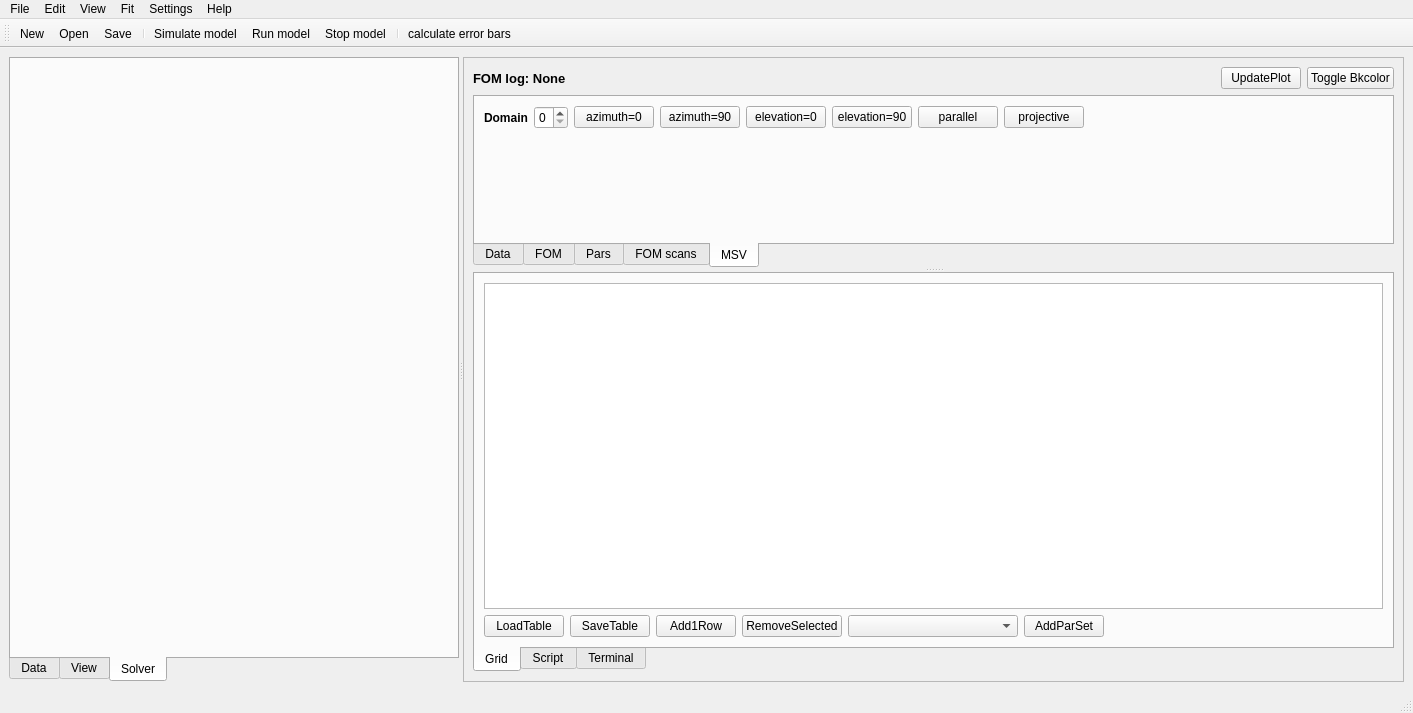
<?xml version="1.0" encoding="UTF-8"?>
<ui version="4.0">
 <class>MainWindow</class>
 <widget class="QMainWindow" name="MainWindow">
  <property name="geometry">
   <rect>
    <x>0</x>
    <y>0</y>
    <width>1413</width>
    <height>713</height>
   </rect>
  </property>
  <property name="windowTitle">
   <string>MainWindow</string>
  </property>
  <widget class="QWidget" name="centralwidget">
   <layout class="QHBoxLayout" name="horizontalLayout">
    <item>
     <widget class="QSplitter" name="splitter_2">
      <property name="orientation">
       <enum>Qt::Horizontal</enum>
      </property>
      <widget class="QTabWidget" name="tabWidget_data">
       <property name="sizePolicy">
        <sizepolicy hsizetype="Maximum" vsizetype="Expanding">
         <horstretch>0</horstretch>
         <verstretch>0</verstretch>
        </sizepolicy>
       </property>
       <property name="maximumSize">
        <size>
         <width>450</width>
         <height>16777215</height>
        </size>
       </property>
       <property name="styleSheet">
        <string notr="true"/>
       </property>
       <property name="tabPosition">
        <enum>QTabWidget::South</enum>
       </property>
       <property name="currentIndex">
        <number>2</number>
       </property>
       <widget class="QWidget" name="tab_5">
        <attribute name="title">
         <string>Data</string>
        </attribute>
        <layout class="QVBoxLayout" name="verticalLayout_2">
         <item>
          <layout class="QHBoxLayout" name="horizontalLayout_2">
           <property name="sizeConstraint">
            <enum>QLayout::SetMinimumSize</enum>
           </property>
           <item>
            <widget class="QPushButton" name="pushButton_load_data">
             <property name="text">
              <string>LoadData</string>
             </property>
            </widget>
           </item>
           <item>
            <spacer name="horizontalSpacer_6">
             <property name="orientation">
              <enum>Qt::Horizontal</enum>
             </property>
             <property name="sizeHint" stdset="0">
              <size>
               <width>40</width>
               <height>20</height>
              </size>
             </property>
            </spacer>
           </item>
           <item>
            <widget class="QPushButton" name="pushButton_append_data">
             <property name="text">
              <string>AppendData</string>
             </property>
            </widget>
           </item>
           <item>
            <spacer name="horizontalSpacer_7">
             <property name="orientation">
              <enum>Qt::Horizontal</enum>
             </property>
             <property name="sizeHint" stdset="0">
              <size>
               <width>40</width>
               <height>20</height>
              </size>
             </property>
            </spacer>
           </item>
           <item>
            <widget class="QPushButton" name="pushButton_delete_data">
             <property name="text">
              <string>DeleteData</string>
             </property>
            </widget>
           </item>
           <item>
            <spacer name="horizontalSpacer_8">
             <property name="orientation">
              <enum>Qt::Horizontal</enum>
             </property>
             <property name="sizeHint" stdset="0">
              <size>
               <width>40</width>
               <height>20</height>
              </size>
             </property>
            </spacer>
           </item>
           <item>
            <widget class="QPushButton" name="pushButton_save_data">
             <property name="text">
              <string>SaveData</string>
             </property>
            </widget>
           </item>
           <item>
            <spacer name="horizontalSpacer_4">
             <property name="orientation">
              <enum>Qt::Horizontal</enum>
             </property>
             <property name="sizeHint" stdset="0">
              <size>
               <width>40</width>
               <height>20</height>
              </size>
             </property>
            </spacer>
           </item>
          </layout>
         </item>
         <item>
          <widget class="QTableWidget" name="tableWidget_data">
           <property name="sizePolicy">
            <sizepolicy hsizetype="Maximum" vsizetype="Expanding">
             <horstretch>0</horstretch>
             <verstretch>0</verstretch>
            </sizepolicy>
           </property>
           <property name="maximumSize">
            <size>
             <width>420</width>
             <height>16777215</height>
            </size>
           </property>
          </widget>
         </item>
        </layout>
       </widget>
       <widget class="QWidget" name="tab_6">
        <attribute name="title">
         <string>View</string>
        </attribute>
        <layout class="QVBoxLayout" name="verticalLayout_3">
         <item>
          <layout class="QHBoxLayout" name="horizontalLayout_10">
           <item>
            <widget class="QLabel" name="label">
             <property name="sizePolicy">
              <sizepolicy hsizetype="Fixed" vsizetype="Preferred">
               <horstretch>0</horstretch>
               <verstretch>0</verstretch>
              </sizepolicy>
             </property>
             <property name="text">
              <string>Data set:</string>
             </property>
            </widget>
           </item>
           <item>
            <widget class="QComboBox" name="comboBox_dataset">
             <property name="sizePolicy">
              <sizepolicy hsizetype="Minimum" vsizetype="Fixed">
               <horstretch>0</horstretch>
               <verstretch>0</verstretch>
              </sizepolicy>
             </property>
             <property name="minimumSize">
              <size>
               <width>150</width>
               <height>0</height>
              </size>
             </property>
            </widget>
           </item>
           <item>
            <widget class="QPushButton" name="pushButton_update_mask">
             <property name="sizePolicy">
              <sizepolicy hsizetype="Fixed" vsizetype="Fixed">
               <horstretch>0</horstretch>
               <verstretch>0</verstretch>
              </sizepolicy>
             </property>
             <property name="text">
              <string>update_mask</string>
             </property>
            </widget>
           </item>
          </layout>
         </item>
         <item>
          <widget class="QTableWidget" name="tableWidget_data_view"/>
         </item>
        </layout>
       </widget>
       <widget class="QWidget" name="tab_10">
        <attribute name="title">
         <string>Solver</string>
        </attribute>
        <layout class="QVBoxLayout" name="verticalLayout_6">
         <item>
          <widget class="SolverParameters" name="widget_solver" native="true"/>
         </item>
        </layout>
       </widget>
      </widget>
      <widget class="QFrame" name="frame">
       <property name="frameShape">
        <enum>QFrame::StyledPanel</enum>
       </property>
       <property name="frameShadow">
        <enum>QFrame::Raised</enum>
       </property>
       <layout class="QVBoxLayout" name="verticalLayout">
        <item>
         <layout class="QHBoxLayout" name="horizontalLayout_3">
          <item>
           <widget class="QLabel" name="label_2">
            <property name="font">
             <font>
              <pointsize>10</pointsize>
              <weight>75</weight>
              <bold>true</bold>
             </font>
            </property>
            <property name="text">
             <string>FOM log: None</string>
            </property>
           </widget>
          </item>
          <item>
           <spacer name="horizontalSpacer">
            <property name="orientation">
             <enum>Qt::Horizontal</enum>
            </property>
            <property name="sizeHint" stdset="0">
             <size>
              <width>40</width>
              <height>20</height>
             </size>
            </property>
           </spacer>
          </item>
          <item>
           <widget class="QPushButton" name="pushButton_update_plot">
            <property name="text">
             <string>UpdatePlot</string>
            </property>
           </widget>
          </item>
          <item>
           <widget class="QPushButton" name="pushButton_toggle_bkg_color">
            <property name="text">
             <string>Toggle Bkcolor</string>
            </property>
           </widget>
          </item>
         </layout>
        </item>
        <item>
         <widget class="QSplitter" name="splitter">
          <property name="orientation">
           <enum>Qt::Vertical</enum>
          </property>
          <widget class="QTabWidget" name="tabWidget">
           <property name="maximumSize">
            <size>
             <width>16666666</width>
             <height>16777215</height>
            </size>
           </property>
           <property name="styleSheet">
            <string notr="true"/>
           </property>
           <property name="tabPosition">
            <enum>QTabWidget::South</enum>
           </property>
           <property name="currentIndex">
            <number>4</number>
           </property>
           <widget class="QWidget" name="tab">
            <attribute name="title">
             <string>Data</string>
            </attribute>
            <layout class="QHBoxLayout" name="horizontalLayout_5">
             <item>
              <widget class="GraphicsLayoutWidget" name="widget_data" native="true"/>
             </item>
            </layout>
           </widget>
           <widget class="QWidget" name="tab_7">
            <attribute name="title">
             <string>FOM</string>
            </attribute>
            <layout class="QHBoxLayout" name="horizontalLayout_6">
             <item>
              <widget class="GraphicsLayoutWidget" name="widget_fom" native="true"/>
             </item>
            </layout>
           </widget>
           <widget class="QWidget" name="tab_8">
            <attribute name="title">
             <string>Pars</string>
            </attribute>
            <layout class="QHBoxLayout" name="horizontalLayout_7">
             <item>
              <widget class="GraphicsLayoutWidget" name="widget_pars" native="true"/>
             </item>
            </layout>
           </widget>
           <widget class="QWidget" name="tab_2">
            <attribute name="title">
             <string>FOM scans</string>
            </attribute>
            <layout class="QHBoxLayout" name="horizontalLayout_8">
             <item>
              <widget class="GraphicsLayoutWidget" name="widget_fom_scan" native="true"/>
             </item>
            </layout>
           </widget>
           <widget class="QWidget" name="tab_4">
            <attribute name="title">
             <string>MSV</string>
            </attribute>
            <layout class="QVBoxLayout" name="verticalLayout_7">
             <item>
              <layout class="QHBoxLayout" name="horizontalLayout_9">
               <item>
                <widget class="QLabel" name="label_3">
                 <property name="font">
                  <font>
                   <weight>75</weight>
                   <bold>true</bold>
                  </font>
                 </property>
                 <property name="text">
                  <string>Domain</string>
                 </property>
                </widget>
               </item>
               <item>
                <widget class="QSpinBox" name="spinBox_domain">
                 <property name="minimum">
                  <number>0</number>
                 </property>
                 <property name="maximum">
                  <number>5</number>
                 </property>
                </widget>
               </item>
               <item>
                <widget class="QPushButton" name="pushButton_azimuth_0">
                 <property name="text">
                  <string>azimuth=0</string>
                 </property>
                </widget>
               </item>
               <item>
                <widget class="QPushButton" name="pushButton_azimuth_90">
                 <property name="text">
                  <string>azimuth=90</string>
                 </property>
                </widget>
               </item>
               <item>
                <widget class="QPushButton" name="pushButton_elevation_0">
                 <property name="text">
                  <string>elevation=0</string>
                 </property>
                </widget>
               </item>
               <item>
                <widget class="QPushButton" name="pushButton_elevation_90">
                 <property name="text">
                  <string>elevation=90</string>
                 </property>
                </widget>
               </item>
               <item>
                <widget class="QPushButton" name="pushButton_parallel">
                 <property name="text">
                  <string>parallel</string>
                 </property>
                </widget>
               </item>
               <item>
                <widget class="QPushButton" name="pushButton_projective">
                 <property name="text">
                  <string>projective</string>
                 </property>
                </widget>
               </item>
               <item>
                <spacer name="horizontalSpacer_5">
                 <property name="orientation">
                  <enum>Qt::Horizontal</enum>
                 </property>
                 <property name="sizeHint" stdset="0">
                  <size>
                   <width>40</width>
                   <height>20</height>
                  </size>
                 </property>
                </spacer>
               </item>
              </layout>
             </item>
             <item>
              <layout class="QHBoxLayout" name="horizontalLayout_13">
               <item>
                <widget class="GLViewWidget_cum" name="widget_edp" native="true">
                 <property name="minimumSize">
                  <size>
                   <width>0</width>
                   <height>41</height>
                  </size>
                 </property>
                </widget>
               </item>
               <item>
                <widget class="GLViewWidget_cum" name="widget_msv_top" native="true">
                 <property name="minimumSize">
                  <size>
                   <width>0</width>
                   <height>39</height>
                  </size>
                 </property>
                </widget>
               </item>
              </layout>
             </item>
            </layout>
           </widget>
          </widget>
          <widget class="QTabWidget" name="tabWidget_2">
           <property name="minimumSize">
            <size>
             <width>200</width>
             <height>400</height>
            </size>
           </property>
           <property name="styleSheet">
            <string notr="true"/>
           </property>
           <property name="tabPosition">
            <enum>QTabWidget::South</enum>
           </property>
           <property name="currentIndex">
            <number>0</number>
           </property>
           <widget class="QWidget" name="tab_3">
            <attribute name="title">
             <string>Grid</string>
            </attribute>
            <layout class="QVBoxLayout" name="verticalLayout_4">
             <item>
              <widget class="QTableWidget" name="tableWidget_pars"/>
             </item>
             <item>
              <layout class="QHBoxLayout" name="horizontalLayout_11">
               <item>
                <widget class="QPushButton" name="pushButton_load_table">
                 <property name="text">
                  <string>LoadTable</string>
                 </property>
                </widget>
               </item>
               <item>
                <widget class="QPushButton" name="pushButton_save_table">
                 <property name="text">
                  <string>SaveTable</string>
                 </property>
                </widget>
               </item>
               <item>
                <widget class="QPushButton" name="pushButton_add_one_row">
                 <property name="text">
                  <string>Add1Row</string>
                 </property>
                </widget>
               </item>
               <item>
                <widget class="QPushButton" name="pushButton_remove_rows">
                 <property name="text">
                  <string>RemoveSelected</string>
                 </property>
                </widget>
               </item>
               <item>
                <widget class="QComboBox" name="comboBox_register_par_set">
                 <property name="sizePolicy">
                  <sizepolicy hsizetype="Minimum" vsizetype="Fixed">
                   <horstretch>0</horstretch>
                   <verstretch>0</verstretch>
                  </sizepolicy>
                 </property>
                 <property name="minimumSize">
                  <size>
                   <width>170</width>
                   <height>0</height>
                  </size>
                 </property>
                </widget>
               </item>
               <item>
                <widget class="QPushButton" name="pushButton_add_par_set">
                 <property name="text">
                  <string>AddParSet</string>
                 </property>
                </widget>
               </item>
               <item>
                <spacer name="horizontalSpacer_2">
                 <property name="orientation">
                  <enum>Qt::Horizontal</enum>
                 </property>
                 <property name="sizeHint" stdset="0">
                  <size>
                   <width>40</width>
                   <height>20</height>
                  </size>
                 </property>
                </spacer>
               </item>
              </layout>
             </item>
            </layout>
           </widget>
           <widget class="QWidget" name="tab_9">
            <attribute name="title">
             <string>Script</string>
            </attribute>
            <layout class="QVBoxLayout" name="verticalLayout_5">
             <item>
              <widget class="QCodeEditor" name="plainTextEdit_script"/>
             </item>
             <item>
              <layout class="QHBoxLayout" name="horizontalLayout_4">
               <item>
                <widget class="QPushButton" name="pushButton_load_script">
                 <property name="text">
                  <string>LoadScript</string>
                 </property>
                </widget>
               </item>
               <item>
                <widget class="QPushButton" name="pushButton_save_script">
                 <property name="text">
                  <string>SaveScript</string>
                 </property>
                </widget>
               </item>
               <item>
                <widget class="QLabel" name="label_4">
                 <property name="text">
                  <string>SorbateMotif</string>
                 </property>
                </widget>
               </item>
               <item>
                <widget class="QComboBox" name="comboBox"/>
               </item>
               <item>
                <widget class="QLabel" name="label_5">
                 <property name="text">
                  <string>Layers</string>
                 </property>
                </widget>
               </item>
               <item>
                <widget class="QSpinBox" name="spinBox"/>
               </item>
               <item>
                <widget class="QPushButton" name="pushButton_2">
                 <property name="text">
                  <string>ModifyScript</string>
                 </property>
                </widget>
               </item>
               <item>
                <spacer name="horizontalSpacer_3">
                 <property name="orientation">
                  <enum>Qt::Horizontal</enum>
                 </property>
                 <property name="sizeHint" stdset="0">
                  <size>
                   <width>40</width>
                   <height>20</height>
                  </size>
                 </property>
                </spacer>
               </item>
              </layout>
             </item>
            </layout>
           </widget>
           <widget class="QWidget" name="tab_11">
            <attribute name="title">
             <string>Terminal</string>
            </attribute>
            <layout class="QHBoxLayout" name="horizontalLayout_12">
             <item>
              <widget class="TerminalWidget" name="widget_terminal" native="true"/>
             </item>
            </layout>
           </widget>
          </widget>
         </widget>
        </item>
       </layout>
      </widget>
     </widget>
    </item>
   </layout>
  </widget>
  <widget class="QMenuBar" name="menubar">
   <property name="geometry">
    <rect>
     <x>0</x>
     <y>0</y>
     <width>1413</width>
     <height>22</height>
    </rect>
   </property>
   <widget class="QMenu" name="menuFile">
    <property name="title">
     <string>File</string>
    </property>
   </widget>
   <widget class="QMenu" name="menuEdit">
    <property name="title">
     <string>Edit</string>
    </property>
   </widget>
   <widget class="QMenu" name="menuView">
    <property name="title">
     <string>View</string>
    </property>
   </widget>
   <widget class="QMenu" name="menuFit">
    <property name="title">
     <string>Fit</string>
    </property>
   </widget>
   <widget class="QMenu" name="menuSettings">
    <property name="title">
     <string>Settings</string>
    </property>
   </widget>
   <widget class="QMenu" name="menuHelp">
    <property name="title">
     <string>Help</string>
    </property>
   </widget>
   <addaction name="menuFile"/>
   <addaction name="menuEdit"/>
   <addaction name="menuView"/>
   <addaction name="menuFit"/>
   <addaction name="menuSettings"/>
   <addaction name="menuHelp"/>
  </widget>
  <widget class="QStatusBar" name="statusbar"/>
  <widget class="QToolBar" name="toolBar">
   <property name="windowTitle">
    <string>toolBar</string>
   </property>
   <attribute name="toolBarArea">
    <enum>TopToolBarArea</enum>
   </attribute>
   <attribute name="toolBarBreak">
    <bool>false</bool>
   </attribute>
   <addaction name="actionNew"/>
   <addaction name="actionOpen"/>
   <addaction name="actionSave"/>
   <addaction name="separator"/>
   <addaction name="actionSimulate"/>
   <addaction name="actionRun"/>
   <addaction name="actionStop"/>
   <addaction name="separator"/>
   <addaction name="actionCalculate"/>
  </widget>
  <action name="actionSimulate">
   <property name="icon">
    <iconset>
     <normaloff>icons/simulate.png</normaloff>
     <normalon>icons/simulate.png</normalon>icons/simulate.png</iconset>
   </property>
   <property name="text">
    <string>Simulate model</string>
   </property>
   <property name="toolTip">
    <string>Simulate model</string>
   </property>
   <property name="shortcut">
    <string>Ctrl+S</string>
   </property>
  </action>
  <action name="actionRun">
   <property name="icon">
    <iconset>
     <normaloff>icons/run.png</normaloff>
     <normalon>icons/run.png</normalon>icons/run.png</iconset>
   </property>
   <property name="text">
    <string>Run model</string>
   </property>
   <property name="toolTip">
    <string>&lt;html&gt;&lt;head/&gt;&lt;body&gt;&lt;p&gt;&lt;span style=&quot; font-size:10pt;&quot;&gt;Run&lt;/span&gt;&lt;/p&gt;&lt;/body&gt;&lt;/html&gt;</string>
   </property>
  </action>
  <action name="actionStop">
   <property name="icon">
    <iconset>
     <normaloff>icons/stop.png</normaloff>
     <normalon>icons/stop.png</normalon>icons/stop.png</iconset>
   </property>
   <property name="text">
    <string>Stop model</string>
   </property>
  </action>
  <action name="actionNew">
   <property name="icon">
    <iconset>
     <normaloff>icons/open.png</normaloff>
     <normalon>icons/open.png</normalon>icons/open.png</iconset>
   </property>
   <property name="text">
    <string>New</string>
   </property>
  </action>
  <action name="actionOpen">
   <property name="icon">
    <iconset>
     <normaloff>icons/load.png</normaloff>
     <normalon>icons/load.png</normalon>icons/load.png</iconset>
   </property>
   <property name="text">
    <string>Open</string>
   </property>
  </action>
  <action name="actionSave">
   <property name="icon">
    <iconset>
     <normaloff>icons/save.png</normaloff>
     <normalon>icons/save.png</normalon>icons/save.png</iconset>
   </property>
   <property name="text">
    <string>Save</string>
   </property>
  </action>
  <action name="actionCalculate">
   <property name="checkable">
    <bool>false</bool>
   </property>
   <property name="checked">
    <bool>false</bool>
   </property>
   <property name="icon">
    <iconset>
     <normaloff>icons/calculator3.png</normaloff>icons/calculator3.png</iconset>
   </property>
   <property name="text">
    <string>calculate error bars</string>
   </property>
  </action>
 </widget>
 <customwidgets>
  <customwidget>
   <class>GraphicsLayoutWidget</class>
   <extends>QWidget</extends>
   <header>pyqtgraph.h</header>
   <container>1</container>
  </customwidget>
  <customwidget>
   <class>QCodeEditor</class>
   <extends>QPlainTextEdit</extends>
   <header>code_editor.h</header>
  </customwidget>
  <customwidget>
   <class>GLViewWidget_cum</class>
   <extends>QWidget</extends>
   <header>glview.h</header>
   <container>1</container>
  </customwidget>
  <customwidget>
   <class>SolverParameters</class>
   <extends>QWidget</extends>
   <header location="global">parameter_tree.h</header>
   <container>1</container>
  </customwidget>
  <customwidget>
   <class>TerminalWidget</class>
   <extends>QWidget</extends>
   <header>terminal_widget.h</header>
   <container>1</container>
  </customwidget>
 </customwidgets>
 <resources/>
 <connections/>
</ui>
